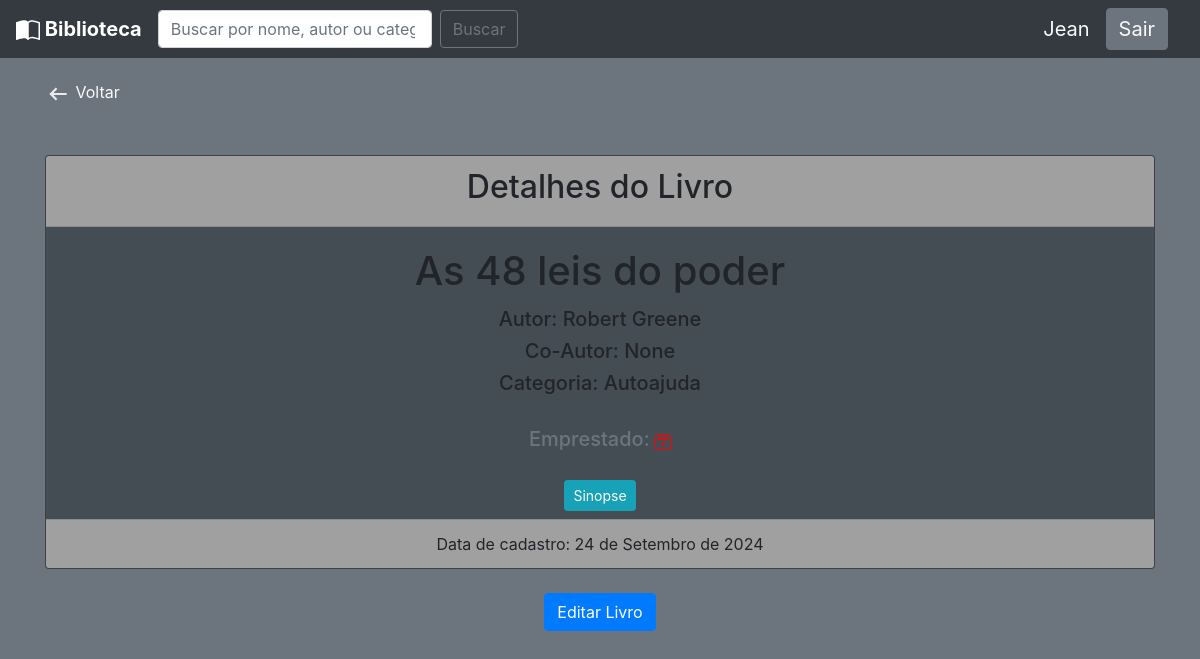
Screenshot of /livro/ver_livro/13 (signed in) with the database file from the repository.
### usuarios/models.py (models this page shows, shortened)
class Usuario(models.Model):
  nome = models.CharField(max_length = 30)
  email = models.EmailField()
  senha = models.CharField(max_length = 64)

### livro/models.py (models this page shows, shortened)
class Livros(models.Model):
    nome = models.CharField(max_length = 100)
    autor = models.CharField(max_length = 30)
    co_autor = models.CharField(max_length = 30, blank = True, null = True)
    img_capa = models.ImageField(blank = True, null = True)
    sinopse = models.TextField(blank = True, null = True)
    data_cadastro = models.DateField(default = date.today)
    emprestado = models.BooleanField(default = False)
    nome_emprestado = models.CharField(max_length = 30, blank = True, null = True)
    data_emprestado = models.DateTimeField(blank = True, null = True)
    data_devolucao = models.DateTimeField(blank = True, null = True)
    tempo_duracao = models.DateField(blank = True, null = True)
    categoria = models.ForeignKey(Categoria, on_delete=models.DO_NOTHING)
    usuario = models.ForeignKey(Usuario, on_delete=models.DO_NOTHING)
    class Meta:
        verbose_name = 'Livro'

class Categoria(models.Model):
    nome = models.CharField(max_length = 30)
    descricao = models.TextField(blank = True, null = True)
    def __str__(self) -> str:
        return self.nome

### livro/views.py (the view)
# urls.py: path('ver_livro/<int:id>', views.ver_livro, name = 'ver_livro'),
def ver_livro(request, id):
    if request.session.get('usuario'):
        livro = Livros.objects.get(id = id)
        if request.session.get('usuario') == livro.usuario.id:
            return render(request, 'ver_livro.html', {'livro': livro})
        else:
            return HttpResponse('Você não tem permissão para ver este livro')
    return redirect('/auth/login/?status=2')

### livro/context_processors.py (called while the page is built)
def usuario_autenticado(request):
    return {
        'user_authenticated': 'usuario' in request.session
    }

### livro/templates/ver_livro.html (shortened to what this page needs)
{% extends 'base.html' %}
{% block 'conteudo' %}
<br>
<br>
<br>
<div class="container">
  <div class="d-flex justify-content-start position-fixed-top mt-2 mb-5">
    <a href="{% url 'home' %}" class="text-light";">
      <svg xmlns="http://www.w3.org/2000/svg" height="26px" viewBox="0 -960 960 960" width="26px" fill="#e8eaed">
        <path d="M400-240 160-480l240-240 56 58-142 142h486v80H314l142 142-56 58Z"/>
      </svg>
      Voltar
    </a>
  </div>
  <div class="card text-center" style="background-color: #434d53;">
    <div class="card-header" style="background-color: #a0a0a0;">
      <h2>Detalhes do Livro</h2>
    </div>
    <div class="card-body text-black" style="background-color: #434d53;">
      <h1 class="card-title">{{livro.nome}}</h1>
      <h5>Autor: {{livro.autor}}</h5>
      <h5>Co-Autor: {{livro.co_autor}}</h5>
      <h5>Categoria: {{livro.categoria}}</h5>
      <br>
      <h5 class="card-subtitle mb-2 text-muted d-inline">Emprestado: </h5>
    </div>
    <div class="mb-2 mt-2" style="background-color: #434d53">
      <button type="button" class="btn btn-info btn-sm" data-toggle="modal" data-target="#ExemploModalCentralizado">
        Sinopse
      </button>
    </div>
    <div class="card-footer text-body-secondary" style="background-color: #a0a0a0;">
      Data de cadastro: {{livro.data_cadastro}}
    </div>
  </div>
  <div class="text-center mt-4">
    <a href="{% url 'editar_livro' livro.id %}" class="btn btn-primary">Editar Livro</a>
  </div>
</div>
{% endblock %}

### templates/base.html (shortened to what this page needs)
<!DOCTYPE html>
<html lang="pt-br">
  <head>
    <link rel="stylesheet" href="https://stackpath.bootstrapcdn.com/bootstrap/4.1.3/css/bootstrap.min.css">
  </head>
  <body class="color bg-secondary">
    <nav class="navbar navbar-dark bg-dark fixed-top">
      <a class="navbar-brand font-weight-bold" href="{% url 'home' %}">
        Biblioteca
      </a>
      {% if user_authenticated %}
      <form method="GET" action="{% url 'home' %}" class="form-inline my-2 my-lg-0">
        <input class="form-control mr-sm-2" type="search" placeholder="Buscar por nome, autor ou categoria" aria-label="Search" name="query">
        <button class="btn btn-outline-secondary my-2 my-sm-0" type="submit">Buscar</button>
      </form>
      <div class="ml-auto d-flex align-items-center">
        <p class="navbar-brand mb-0 text-light">{{ request.session.username }}</p>
        <a href="{% url 'sair' %}" class="navbar-brand mb-0 btn btn-secondary text-light">Sair</a>
      </div>
      {% endif %}
    </nav>
    {% block 'conteudo' %} {% endblock %}
  </body>
</html>

### rows the page displays
Usuario: session.username "Jean"
Livros: nome "As 48 leis do poder", autor "Robert Greene", co_autor "None", categoria "Autoajuda", data_cadastro "24 de Setembro de 2024"
